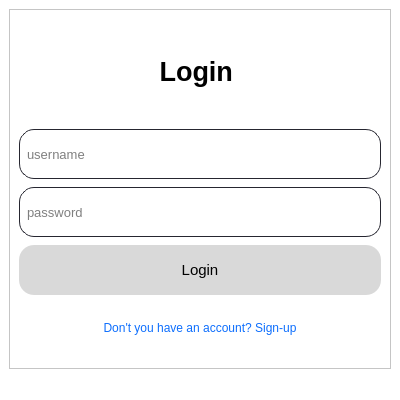
<?xml version="1.0" encoding="UTF-8"?>
<ui version="4.0">
 <class>MainWindow</class>
 <widget class="QMainWindow" name="MainWindow">
  <property name="geometry">
   <rect>
    <x>0</x>
    <y>0</y>
    <width>400</width>
    <height>400</height>
   </rect>
  </property>
  <property name="sizePolicy">
   <sizepolicy hsizetype="Fixed" vsizetype="Fixed">
    <horstretch>0</horstretch>
    <verstretch>0</verstretch>
   </sizepolicy>
  </property>
  <property name="minimumSize">
   <size>
    <width>400</width>
    <height>400</height>
   </size>
  </property>
  <property name="maximumSize">
   <size>
    <width>400</width>
    <height>400</height>
   </size>
  </property>
  <property name="windowTitle">
   <string>Login</string>
  </property>
  <property name="styleSheet">
   <string notr="true">background-color: rgb(255, 255, 255);</string>
  </property>
  <property name="tabShape">
   <enum>QTabWidget::Triangular</enum>
  </property>
  <widget class="QWidget" name="centralwidget">
   <layout class="QGridLayout" name="gridLayout">
    <item row="0" column="0">
     <widget class="QFrame" name="frame">
      <property name="maximumSize">
       <size>
        <width>400</width>
        <height>400</height>
       </size>
      </property>
      <property name="frameShape">
       <enum>QFrame::StyledPanel</enum>
      </property>
      <property name="frameShadow">
       <enum>QFrame::Raised</enum>
      </property>
      <layout class="QGridLayout" name="gridLayout_2">
       <item row="3" column="0">
        <widget class="QLineEdit" name="lineEdit">
         <property name="maximumSize">
          <size>
           <width>400</width>
           <height>50</height>
          </size>
         </property>
         <property name="font">
          <font>
           <pointsize>10</pointsize>
          </font>
         </property>
         <property name="styleSheet">
          <string notr="true">QLineEdit{
	border: 1px solid rgb(38, 38, 48);
	border-radius: 15px;
	Padding-left: 5px;
	background-color: rgb(255, 255, 255);
}

QLineEdit:focus{
	border: 2px solid rgb(35, 218, 233)
}</string>
         </property>
         <property name="alignment">
          <set>Qt::AlignLeading|Qt::AlignLeft|Qt::AlignVCenter</set>
         </property>
         <property name="placeholderText">
          <string>username</string>
         </property>
        </widget>
       </item>
       <item row="8" column="0">
        <widget class="QPushButton" name="pushButton_2">
         <property name="maximumSize">
          <size>
           <width>400</width>
           <height>50</height>
          </size>
         </property>
         <property name="styleSheet">
          <string notr="true">QPushButton{
	color:rgb(13, 110, 253);
	border-radius: 15px;
}

QPushButton:hover{
	color: rgb(0, 0, 255);
	font: 8pt &quot;MS Shell Dlg 2&quot;;
	text-decoration: underline;


}
</string>
         </property>
         <property name="text">
          <string>Don't you have an account? Sign-up</string>
         </property>
        </widget>
       </item>
       <item row="1" column="0">
        <widget class="QLabel" name="label_2">
         <property name="minimumSize">
          <size>
           <width>100</width>
           <height>50</height>
          </size>
         </property>
         <property name="maximumSize">
          <size>
           <width>400</width>
           <height>100</height>
          </size>
         </property>
         <property name="font">
          <font>
           <pointsize>20</pointsize>
           <weight>75</weight>
           <bold>true</bold>
          </font>
         </property>
         <property name="styleSheet">
          <string notr="true"/>
         </property>
         <property name="text">
          <string>Login </string>
         </property>
         <property name="alignment">
          <set>Qt::AlignCenter</set>
         </property>
        </widget>
       </item>
       <item row="7" column="0">
        <widget class="QPushButton" name="pushButton">
         <property name="maximumSize">
          <size>
           <width>400</width>
           <height>50</height>
          </size>
         </property>
         <property name="font">
          <font>
           <pointsize>11</pointsize>
           <weight>50</weight>
           <bold>false</bold>
          </font>
         </property>
         <property name="styleSheet">
          <string notr="true">QPushButton{
	border-radius: 15px;
	background-color: rgb(217, 217, 217);
}

QPushButton:hover{
	background-color: rgb(26, 179, 179)
}
</string>
         </property>
         <property name="text">
          <string>Login</string>
         </property>
        </widget>
       </item>
       <item row="4" column="0">
        <widget class="QLineEdit" name="lineEdit_2">
         <property name="maximumSize">
          <size>
           <width>400</width>
           <height>50</height>
          </size>
         </property>
         <property name="font">
          <font>
           <pointsize>10</pointsize>
          </font>
         </property>
         <property name="styleSheet">
          <string notr="true">QLineEdit{
	border: 1px solid rgb(38, 38, 48);
	border-radius: 15px;
	Padding-left: 5px;
	background-color: rgb(255, 255, 255);
}

QLineEdit:focus{
	border: 2px solid rgb(35, 218, 233)
}</string>
         </property>
         <property name="echoMode">
          <enum>QLineEdit::Password</enum>
         </property>
         <property name="placeholderText">
          <string>password</string>
         </property>
        </widget>
       </item>
      </layout>
     </widget>
    </item>
   </layout>
  </widget>
  <widget class="QStatusBar" name="statusbar"/>
 </widget>
 <resources/>
 <connections/>
</ui>
